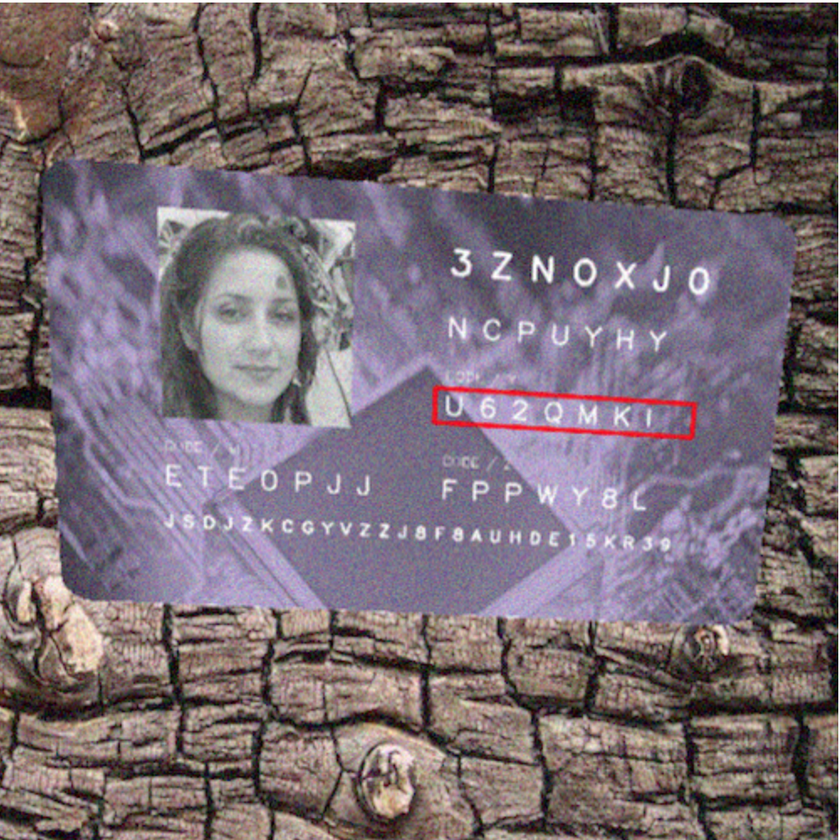
#> input picture img.png, 840 x 840 px, shrunk from 1001 x 1001 before the run
$ python superimage.py
#> lines starting #> are read from the running program, lines starting #| are printed output that depends on the picture; after the words box and inside, x2 and y2 are one past the last pixel; in counts of white or black regions, pixels touching at a corner belong together
import cv2
import numpy as np

class SuperImage:
    def __init__(self, image, color):
#> called with image = 'img.png', color = 'red'
        self.image = cv2.imread(image)
#> self.image is the input picture: shape (840, 840, 3); mean B, G, R 113, 107.1, 120.3
        self.color = color

    def get_blur(self):
        return cv2.medianBlur(self.image, 5)

    def get_hsv(self):
        return cv2.cvtColor(self.get_blur(), cv2.COLOR_BGR2HSV)

    def get_mask(self):
        color_ranges = {
            'red': ([[0, 80, 80], [10, 255, 255]],
                    [[170, 80, 80], [180, 255, 255]]
                    )
        }
        mask = 0
        for rang in color_ranges[self.color]:
            COLOR_MIN = np.array([rang[0]], np.uint8)
            COLOR_MAX = np.array([rang[1]], np.uint8)
            mask += cv2.inRange(self.get_hsv(), COLOR_MIN, COLOR_MAX)
#> this loop made 2 passes
#> pass 1, in get_mask, `mask += cv2.inRange(self.get_hsv(), COLOR_MIN, COLOR_MAX)`:
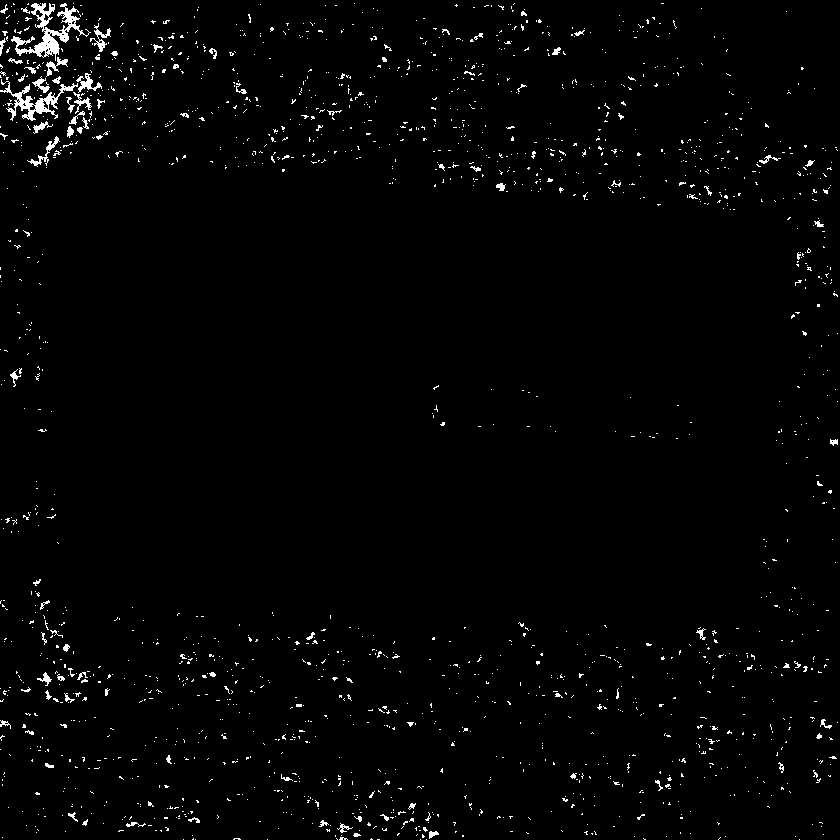
#> mask: shape (840, 840); 1.7% white in thin lines or dots
#> pass 2, in get_mask, `mask += cv2.inRange(self.get_hsv(), COLOR_MIN, COLOR_MAX)`:
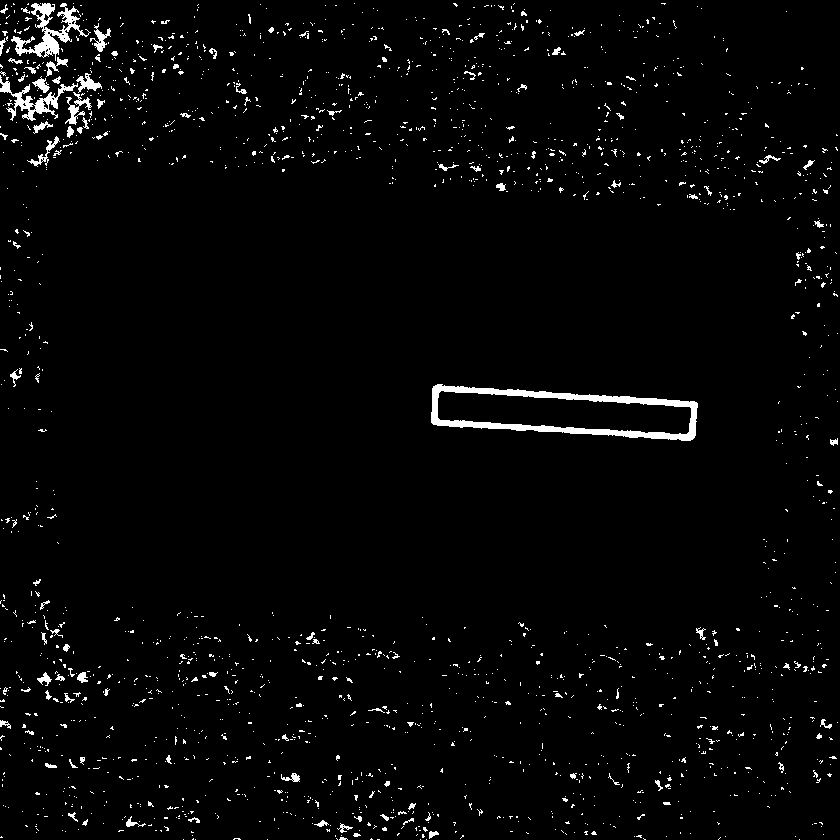
#> mask: shape (840, 840); 2.5% white; 1993 white regions (1880 under 20 px)
        return mask

    def get_thresh(self):
        _, th = cv2.threshold(self.get_mask(), 200, 255, 0)
        return th

    def get_contours(self):
        contours, hierarchy = cv2.findContours(self.get_thresh(), cv2.RETR_TREE, cv2.CHAIN_APPROX_SIMPLE)
#> contours = 2095 contours, 2041 with area under 20; largest, box (x1, y1, x2, y2) and area: (431, 384, 698, 441) 10278, (437, 390, 692, 435) 7273, (11, 3, 91, 61) 1172, (0, 75, 78, 121) 744, (65, 92, 92, 125) 206
        return contours

    def get_max_contour(self):
        areas = [cv2.contourArea(c) for c in self.get_contours()]
#> areas = 2095 values, max 10278.5 at index 1064, min 0 at index 0, mean 11.78
        max_index = np.argmax(areas)
#> max_index = 1064
        return self.get_contours()[max_index]

    def get_rectangle(self):
        return cv2.minAreaRect(self.get_max_contour())

    def rotate(self):
        center, box, angle = self.get_rectangle()
        center = [round(val) for val in center]

        angle = 90 + angle if angle < -45 else -angle
        size = self.image.shape
        size = ( round(size[1]), round(size[0]) )

        cv2.circle(img.image, tuple(center), 8, (0, 0, 255), -1) # TODO
        M = cv2.getRotationMatrix2D(tuple(center), angle, 1)
        dst = cv2.warpAffine(self.image, M, size)

        cv2.circle(dst, tuple(center), 5, (0, 255, 0), -1) # TODO
        return dst

    def pers_transf(self):
        rect = self.get_rectangle()
#> rect = ((563.5, 412.7), (41.76, 265.7), -86.33)
        old_box = cv2.boxPoints(rect)
#> old_box = [[694.7, 442.1], [429.6, 425.1], [432.3, 383.4], [697.4, 400.4]]
        old_box = [[round(val[0]), round(val[1])] for val in old_box]
#> old_box = [[695, 442], [430, 425], [432, 383], [697, 400]]
        old_box = np.float32(old_box)

        center, new_box, angle = rect
#> center = (563.5, 412.7); new_box = (41.76, 265.7); angle = -86.33
        new_box = [round(val) for val in reversed(new_box)]
#> new_box = [266, 42]
        size = tuple(new_box)
#> size = (266, 42)
        new_box = [[0, 0], [new_box[0], 0], [0, new_box[1]], new_box ]
#> new_box = [[0, 0], [266, 0], [0, 42], [266, 42]]
        new_box = sorted(new_box, key=lambda x: (-x[1], -x[0]))
#> new_box = [[266, 42], [0, 42], [266, 0], [0, 0]]
        last_elem = new_box.pop(-2)
#> last_elem = [266, 0]
        new_box = new_box + [last_elem]
#> new_box = [[266, 42], [0, 42], [0, 0], [266, 0]]
        new_box = np.float32(new_box)

        M = cv2.getPerspectiveTransform(old_box, new_box)
#> M = [[1, 0.0477, -450.6], [-0.064, 0.997, -354.2], [-8.85e-20, 6.36e-18, 1]]

        dst = cv2.warpPerspective(self.image, M, size)
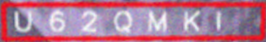
#> dst: shape (42, 266, 3); mean B, G, R 143.2, 117.8, 179
        return dst


img = SuperImage('img.png', 'red')

pers = img.pers_transf()
gray = cv2.cvtColor(pers, cv2.COLOR_BGR2GRAY)
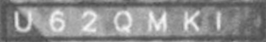
#> gray: shape (42, 266); min 75, max 247, mean 139
gray = cv2.GaussianBlur(gray, (3, 3), 0)

_, th = cv2.threshold(gray, 194, 255, cv2.THRESH_BINARY)
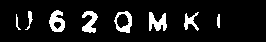
#> th: shape (42, 266); 9.6% white; 8 white regions, largest, box (x1, y1, x2, y2) and area: (49, 10, 65, 32) 220, (149, 12, 167, 31) 214, (82, 11, 98, 33) 201

#_, th = cv2.threshold(gray, 0, 255, cv2.THRESH_BINARY+cv2.THRESH_OTSU)

th = cv2.dilate(th, None, iterations=1)
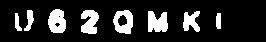
#> th: shape (42, 266); 16.2% white; 8 white regions, largest, box (x1, y1, x2, y2) and area: (48, 9, 66, 33) 338, (148, 11, 168, 32) 336, (113, 10, 133, 34) 319
th = cv2.erode(th, None, iterations=1)
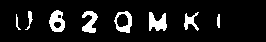
#> th: shape (42, 266); 9.9% white; 8 white regions, largest, box (x1, y1, x2, y2) and area: (149, 12, 167, 31) 230, (49, 10, 65, 32) 226, (82, 11, 98, 33) 204

_, th = cv2.threshold(th, 1, 255, cv2.THRESH_BINARY_INV)


cv2.imshow('Pers', th)
cv2.imshow('Gray', gray)

cv2.waitKey(0)
cv2.destroyAllWindows()

import pytesseract
print(pytesseract.image_to_string(th))
#> (this line was passed over: pytesseract is not available in this run)

$ run again, with sample1.png copied over img.png
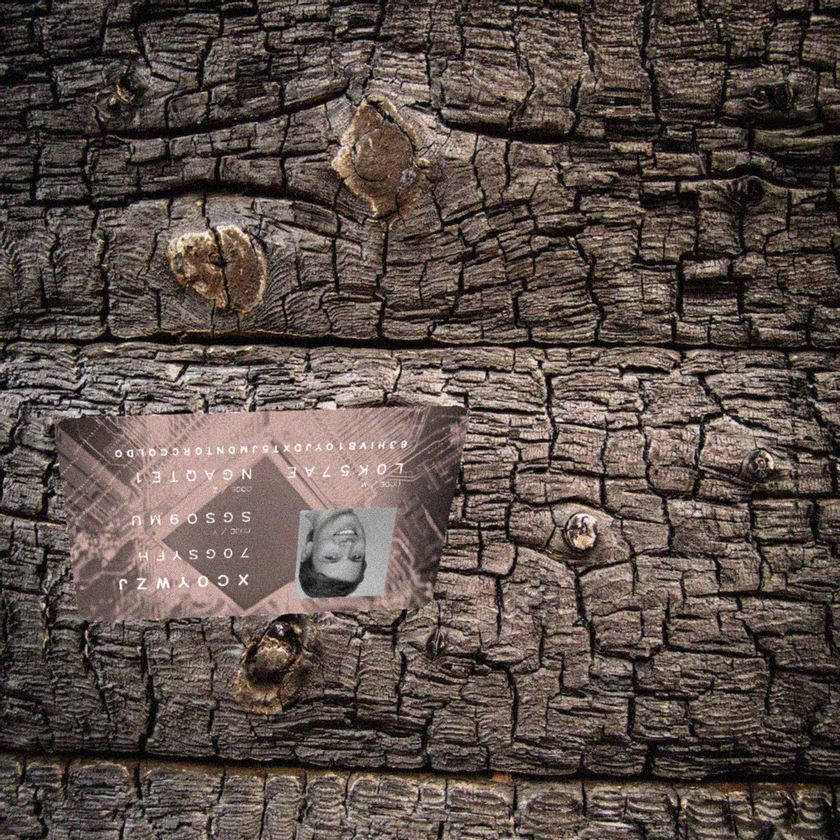
#> input picture sample1.png, 840 x 840 px, shrunk from 1000 x 1000 before the run
#> in __init__, self.image is the input picture: shape (840, 840, 3); mean B, G, R 73.1, 79.1, 91.3
#> the loop in get_mask, `for rang in color_ranges[self.color]:` made 2 passes
#> pass 2, in get_mask, `mask += cv2.inRange(self.get_hsv(), COLOR_MIN, COLOR_MAX)`:
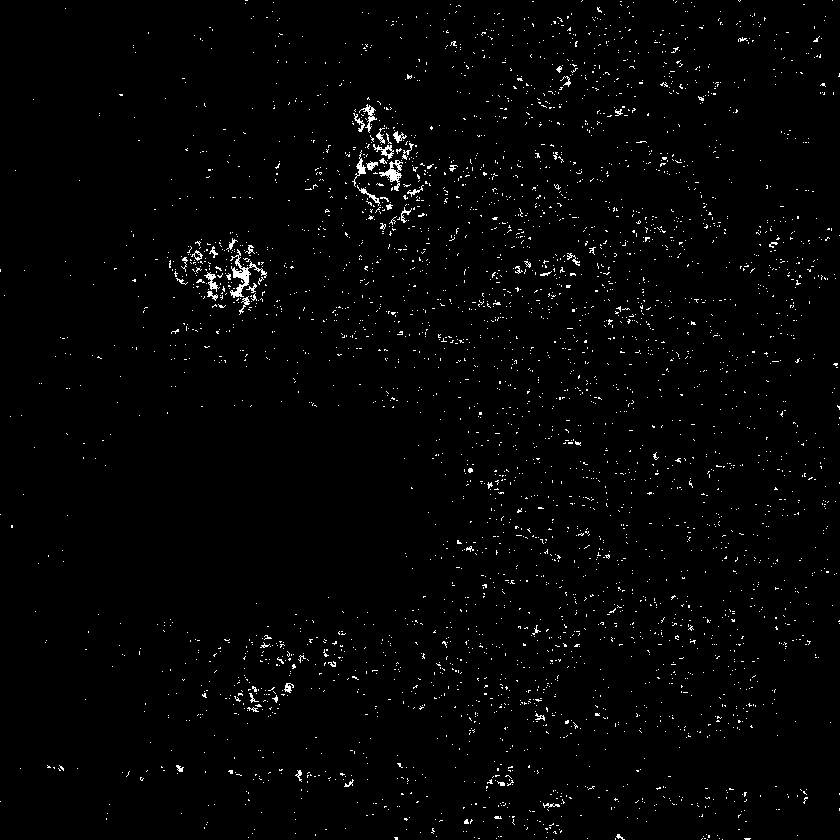
#> mask: shape (840, 840); 1.7% white in thin lines or dots
#> contours = 3872 contours, 3846 with area under 20; largest, box (x1, y1, x2, y2) and area: (230, 249, 267, 298) 300, (379, 160, 403, 191) 234, (373, 144, 394, 159) 94, (359, 104, 377, 133) 92, (204, 272, 220, 292) 80
#> areas = 3872 values, max 300 at index 2683, min 0 at index 0, mean 0.868
#> max_index = 2683
#> rect = ((239.8, 276.7), (40.14, 39.67), -51.34)
#> in pers_transf, `old_box = cv2.boxPoints(rect)`: old_box = [[242.8, 304.8], [211.8, 280], [236.9, 248.7], [267.8, 273.5]]
#> in pers_transf, `old_box = [[round(val[0]), round(val[1])] for val in old_box]`: old_box = [[243, 305], [212, 280], [237, 249], [268, 273]]
#> in pers_transf, `center, new_box, angle = rect`: center = (239.8, 276.7); new_box = (40.14, 39.67); angle = -51.34
#> in pers_transf, `new_box = [round(val) for val in reversed(new_box)]`: new_box = [40, 40]
#> size = (40, 40)
#> in pers_transf, `new_box = [[0, 0], [new_box[0], 0], [0, new_box[1]], new_box ]`: new_box = [[0, 0], [40, 0], [0, 40], [40, 40]]
#> in pers_transf, `new_box = sorted(new_box, key=lambda x: (-x[1], -x[0]))`: new_box = [[40, 40], [0, 40], [40, 0], [0, 0]]
#> last_elem = [40, 0]
#> in pers_transf, `new_box = new_box + [last_elem]`: new_box = [[40, 40], [0, 40], [0, 0], [40, 0]]
#> M = [[1, 0.807, -437.9], [-0.772, 0.997, -65.29], [0.000181, 0.000772, 1]]
#> `gray = cv2.cvtColor(pers, cv2.COLOR_BGR2GRAY)`:
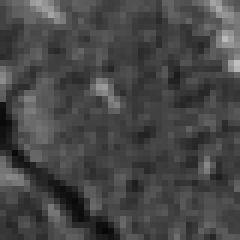
#> gray: shape (40, 40) (shown 6 times larger); min 7, max 191, mean 70.8
